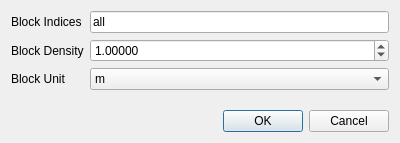
<?xml version="1.0" encoding="UTF-8"?>
<ui version="4.0">
 <class>AddBlockWeightLoadsParametersDialog</class>
 <widget class="QDialog" name="AddBlockWeightLoadsParametersDialog">
  <property name="windowModality">
   <enum>Qt::ApplicationModal</enum>
  </property>
  <property name="geometry">
   <rect>
    <x>0</x>
    <y>0</y>
    <width>400</width>
    <height>143</height>
   </rect>
  </property>
  <property name="minimumSize">
   <size>
    <width>400</width>
    <height>143</height>
   </size>
  </property>
  <property name="windowTitle">
   <string>Add Block Weights Parameters</string>
  </property>
  <property name="modal">
   <bool>true</bool>
  </property>
  <layout class="QGridLayout" name="gridLayout">
   <item row="0" column="0">
    <layout class="QFormLayout" name="formLayout">
     <item row="0" column="0">
      <widget class="QLabel" name="blockIndicesLabel">
       <property name="text">
        <string>Block Indices</string>
       </property>
      </widget>
     </item>
     <item row="0" column="1">
      <widget class="QLineEdit" name="blockIndicesLineEdit">
       <property name="text">
        <string>all</string>
       </property>
      </widget>
     </item>
     <item row="1" column="0">
      <widget class="QLabel" name="blockDensityLabel">
       <property name="text">
        <string>Block Density</string>
       </property>
      </widget>
     </item>
     <item row="1" column="1">
      <widget class="QDoubleSpinBox" name="blockDensityDoubleSpinBox">
       <property name="decimals">
        <number>5</number>
       </property>
       <property name="maximum">
        <double>99999.990000000005239</double>
       </property>
       <property name="singleStep">
        <double>0.001000000000000</double>
       </property>
       <property name="value">
        <double>1.000000000000000</double>
       </property>
      </widget>
     </item>
     <item row="2" column="0">
      <widget class="QLabel" name="blockUnitLabel">
       <property name="text">
        <string>Block Unit</string>
       </property>
      </widget>
     </item>
     <item row="2" column="1">
      <widget class="QComboBox" name="blockUnitComboBox">
       <item>
        <property name="text">
         <string>m</string>
        </property>
       </item>
       <item>
        <property name="text">
         <string>cm</string>
        </property>
       </item>
      </widget>
     </item>
    </layout>
   </item>
   <item row="1" column="0">
    <widget class="QDialogButtonBox" name="buttonBox">
     <property name="orientation">
      <enum>Qt::Horizontal</enum>
     </property>
     <property name="standardButtons">
      <set>QDialogButtonBox::Cancel|QDialogButtonBox::Ok</set>
     </property>
    </widget>
   </item>
  </layout>
 </widget>
 <resources/>
 <connections>
  <connection>
   <sender>buttonBox</sender>
   <signal>accepted()</signal>
   <receiver>AddBlockWeightLoadsParametersDialog</receiver>
   <slot>accept()</slot>
   <hints>
    <hint type="sourcelabel">
     <x>248</x>
     <y>254</y>
    </hint>
    <hint type="destinationlabel">
     <x>157</x>
     <y>274</y>
    </hint>
   </hints>
  </connection>
  <connection>
   <sender>buttonBox</sender>
   <signal>rejected()</signal>
   <receiver>AddBlockWeightLoadsParametersDialog</receiver>
   <slot>reject()</slot>
   <hints>
    <hint type="sourcelabel">
     <x>316</x>
     <y>260</y>
    </hint>
    <hint type="destinationlabel">
     <x>286</x>
     <y>274</y>
    </hint>
   </hints>
  </connection>
 </connections>
</ui>
